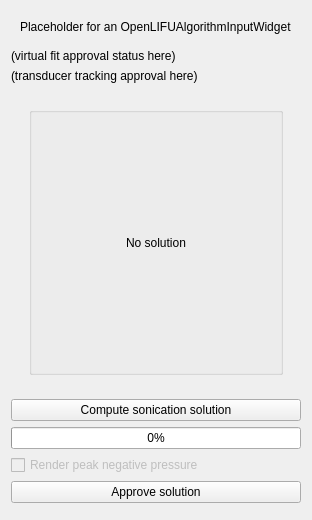
<?xml version="1.0" encoding="UTF-8"?>
<ui version="4.0">
 <class>OpenLIFUSonicationPlanning</class>
 <widget class="qMRMLWidget" name="OpenLIFUSonicationPlanning">
  <property name="geometry">
   <rect>
    <x>0</x>
    <y>0</y>
    <width>258</width>
    <height>520</height>
   </rect>
  </property>
  <layout class="QVBoxLayout" name="verticalLayout_10">
   <item>
    <widget class="QWidget" name="algorithmInputWidgetPlaceholder" native="true">
     <layout class="QVBoxLayout" name="verticalLayout">
      <item>
       <widget class="QLabel" name="label">
        <property name="text">
         <string>Placeholder for an OpenLIFUAlgorithmInputWidget</string>
        </property>
       </widget>
      </item>
     </layout>
    </widget>
   </item>
   <item>
    <widget class="QLabel" name="virtualFitApprovalStatusLabel">
     <property name="text">
      <string>(virtual fit approval status here)</string>
     </property>
    </widget>
   </item>
   <item>
    <widget class="QLabel" name="trackingApprovalStatusLabel">
     <property name="text">
      <string>(transducer tracking approval here)</string>
     </property>
    </widget>
   </item>
   <item>
    <widget class="ctkCollapsibleButton" name="analysisCollapsible" native="true">
     <property name="text" stdset="0">
      <string>Solution analysis</string>
     </property>
     <property name="collapsed" stdset="0">
      <bool>false</bool>
     </property>
     <layout class="QVBoxLayout" name="verticalLayout_3">
      <item>
       <widget class="QStackedWidget" name="analysisStackedWidget">
        <property name="currentIndex">
         <number>0</number>
        </property>
        <widget class="QWidget" name="noSolutionPage">
         <layout class="QVBoxLayout" name="verticalLayout_4">
          <item>
           <widget class="QGroupBox" name="noSolutionGroupBox">
            <property name="title">
             <string/>
            </property>
            <layout class="QVBoxLayout" name="verticalLayout_5">
             <item>
              <widget class="QLabel" name="noSolutionLabel">
               <property name="text">
                <string>No solution</string>
               </property>
               <property name="alignment">
                <set>Qt::AlignCenter</set>
               </property>
              </widget>
             </item>
            </layout>
           </widget>
          </item>
         </layout>
        </widget>
        <widget class="QWidget" name="analysisPage">
         <layout class="QVBoxLayout" name="verticalLayout_6">
          <item>
           <widget class="QGroupBox" name="focusAnalysisGroupBox">
            <property name="title">
             <string>Metrics by focus point</string>
            </property>
            <layout class="QVBoxLayout" name="verticalLayout_8">
             <item>
              <widget class="QTableView" name="focusAnalysisTableView">
               <attribute name="verticalHeaderVisible">
                <bool>false</bool>
               </attribute>
              </widget>
             </item>
            </layout>
           </widget>
          </item>
          <item>
           <widget class="QGroupBox" name="globalAnalysisGroupBox">
            <property name="title">
             <string>Overall metrics</string>
            </property>
            <layout class="QVBoxLayout" name="verticalLayout_9">
             <item>
              <widget class="QTableView" name="globalAnalysisTableView">
               <attribute name="verticalHeaderVisible">
                <bool>false</bool>
               </attribute>
              </widget>
             </item>
            </layout>
           </widget>
          </item>
         </layout>
        </widget>
        <widget class="QWidget" name="errorPage">
         <layout class="QVBoxLayout" name="verticalLayout_7">
          <item>
           <widget class="QLabel" name="errorLabel">
            <property name="styleSheet">
             <string notr="true">color:red;</string>
            </property>
            <property name="text">
             <string>Error: Could not
compute solution
analysis.</string>
            </property>
            <property name="alignment">
             <set>Qt::AlignCenter</set>
            </property>
           </widget>
          </item>
         </layout>
        </widget>
       </widget>
      </item>
     </layout>
    </widget>
   </item>
   <item>
    <spacer name="verticalSpacer_2">
     <property name="orientation">
      <enum>Qt::Vertical</enum>
     </property>
     <property name="sizeHint" stdset="0">
      <size>
       <width>20</width>
       <height>40</height>
      </size>
     </property>
    </spacer>
   </item>
   <item>
    <widget class="QWidget" name="permissionsWidget" native="true">
     <property name="slicer.openlifu.allowed-roles" stdset="0">
      <stringlist>
       <string>admin</string>
       <string>operator</string>
      </stringlist>
     </property>
     <layout class="QVBoxLayout" name="verticalLayout_2">
      <property name="leftMargin">
       <number>0</number>
      </property>
      <property name="topMargin">
       <number>0</number>
      </property>
      <property name="rightMargin">
       <number>0</number>
      </property>
      <property name="bottomMargin">
       <number>0</number>
      </property>
      <item>
       <widget class="QPushButton" name="solutionPushButton">
        <property name="text">
         <string>Compute sonication solution</string>
        </property>
       </widget>
      </item>
      <item>
       <widget class="QProgressBar" name="solutionProgressBar">
        <property name="enabled">
         <bool>true</bool>
        </property>
        <property name="maximum">
         <number>1</number>
        </property>
        <property name="value">
         <number>0</number>
        </property>
       </widget>
      </item>
      <item>
       <widget class="QCheckBox" name="renderPNPCheckBox">
        <property name="enabled">
         <bool>false</bool>
        </property>
        <property name="text">
         <string>Render peak negative pressure</string>
        </property>
        <property name="checkable">
         <bool>true</bool>
        </property>
       </widget>
      </item>
      <item>
       <widget class="QPushButton" name="approveButton">
        <property name="text">
         <string>Approve solution</string>
        </property>
       </widget>
      </item>
     </layout>
    </widget>
   </item>
   <item>
    <widget class="QWidget" name="workflowControlsPlaceholder" native="true">
     <property name="styleSheet">
      <string notr="true">background-color: rgb(128, 0, 128);</string>
     </property>
    </widget>
   </item>
  </layout>
 </widget>
 <customwidgets>
  <customwidget>
   <class>qMRMLWidget</class>
   <extends>QWidget</extends>
   <header>qMRMLWidget.h</header>
   <container>1</container>
  </customwidget>
  <customwidget>
   <class>ctkCollapsibleButton</class>
   <extends>QWidget</extends>
   <header>ctkCollapsibleButton.h</header>
   <container>1</container>
  </customwidget>
 </customwidgets>
 <resources/>
 <connections/>
</ui>
